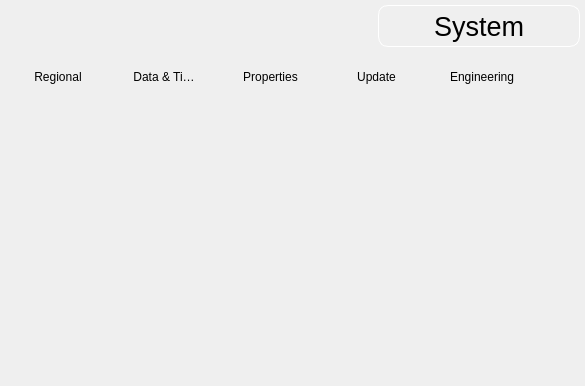
<?xml version="1.0" encoding="UTF-8"?>
<ui version="4.0">
 <class>SystemMain</class>
 <widget class="QWidget" name="SystemMain">
  <property name="geometry">
   <rect>
    <x>0</x>
    <y>0</y>
    <width>585</width>
    <height>386</height>
   </rect>
  </property>
  <property name="styleSheet">
   <string notr="true">
QLabel {
	border: 1px solid white;
	border-radius: 10px;
	min-width: 200px;
	min-height: 40px;
}

QListWidget {
	background: transparent;
	icon-size: 100px;
}


QListWidget::item {
	margin: 18px;
	background: transparent;
}

 QListView::item:pressed {
     border: 2px solid red;
 }

 </string>
  </property>
  <layout class="QGridLayout" name="gridLayout">
   <property name="margin">
    <number>5</number>
   </property>
   <property name="spacing">
    <number>5</number>
   </property>
   <item row="0" column="0">
    <spacer name="horizontalSpacer">
     <property name="orientation">
      <enum>Qt::Horizontal</enum>
     </property>
     <property name="sizeHint" stdset="0">
      <size>
       <width>241</width>
       <height>20</height>
      </size>
     </property>
    </spacer>
   </item>
   <item row="0" column="1">
    <widget class="QLabel" name="titleLabel">
     <property name="font">
      <font>
       <pointsize>20</pointsize>
      </font>
     </property>
     <property name="text">
      <string>System</string>
     </property>
     <property name="alignment">
      <set>Qt::AlignCenter</set>
     </property>
    </widget>
   </item>
   <item row="1" column="0" colspan="2">
    <widget class="QListWidget" name="listWidget">
     <property name="frameShape">
      <enum>QFrame::NoFrame</enum>
     </property>
     <property name="frameShadow">
      <enum>QFrame::Plain</enum>
     </property>
     <property name="verticalScrollBarPolicy">
      <enum>Qt::ScrollBarAlwaysOff</enum>
     </property>
     <property name="horizontalScrollBarPolicy">
      <enum>Qt::ScrollBarAlwaysOff</enum>
     </property>
     <property name="autoScroll">
      <bool>false</bool>
     </property>
     <property name="editTriggers">
      <set>QAbstractItemView::NoEditTriggers</set>
     </property>
     <property name="showDropIndicator" stdset="0">
      <bool>false</bool>
     </property>
     <property name="movement">
      <enum>QListView::Static</enum>
     </property>
     <property name="flow">
      <enum>QListView::LeftToRight</enum>
     </property>
     <property name="isWrapping" stdset="0">
      <bool>true</bool>
     </property>
     <property name="viewMode">
      <enum>QListView::IconMode</enum>
     </property>
     <property name="modelColumn">
      <number>0</number>
     </property>
     <property name="uniformItemSizes">
      <bool>true</bool>
     </property>
     <property name="wordWrap">
      <bool>false</bool>
     </property>
     <property name="selectionRectVisible">
      <bool>false</bool>
     </property>
     <property name="currentRow">
      <number>-1</number>
     </property>
     <item>
      <property name="text">
       <string>Regional</string>
      </property>
      <property name="icon">
       <iconset resource="../res/hac.qrc">
        <normaloff>:/Hac/earth.png</normaloff>:/Hac/earth.png</iconset>
      </property>
     </item>
     <item>
      <property name="text">
       <string>Data &amp; Time</string>
      </property>
      <property name="icon">
       <iconset resource="../res/hac.qrc">
        <normaloff>:/Hac/date.png</normaloff>:/Hac/date.png</iconset>
      </property>
     </item>
     <item>
      <property name="text">
       <string>Properties</string>
      </property>
      <property name="icon">
       <iconset resource="../res/hac.qrc">
        <normaloff>:/Hac/spanner.png</normaloff>:/Hac/spanner.png</iconset>
      </property>
     </item>
     <item>
      <property name="text">
       <string>Update</string>
      </property>
      <property name="icon">
       <iconset resource="../res/hac.qrc">
        <normaloff>:/Hac/refresh.png</normaloff>:/Hac/refresh.png</iconset>
      </property>
     </item>
     <item>
      <property name="text">
       <string>Engineering</string>
      </property>
      <property name="icon">
       <iconset resource="../res/hac.qrc">
        <normaloff>:/Hac/brick.png</normaloff>:/Hac/brick.png</iconset>
      </property>
     </item>
    </widget>
   </item>
  </layout>
 </widget>
 <resources>
  <include location="../res/hac.qrc"/>
 </resources>
 <connections/>
</ui>
